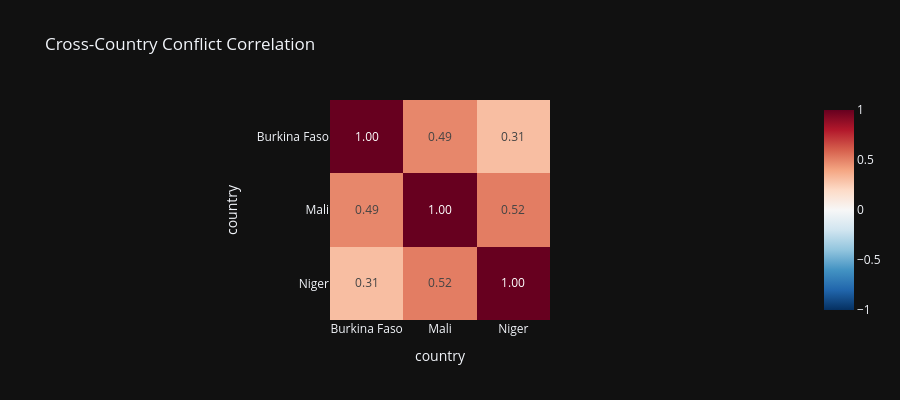

Here is the notebook cell this chart was saved with:
### Markdown cell above
## 5. Cross-Country Correlation
---
Do conflicts in one Sahel country influence conflict levels in neighboring countries?

We compute the **Pearson correlation** between monthly incident counts across 
the three countries. A high positive correlation suggests that conflict 
dynamics are regionally synchronized — likely driven by the same armed groups 
operating across borders (e.g., JNIM, ISWAP).

**Correlation scale:**
- `> 0.6` → Strong
- `0.3 – 0.6` → Moderate  
- `< 0.3` → Weak

### Code cell
# --- Pivot to wide format: one column per country
monthly_pivot = monthly.pivot(
    index="year_month_dt",
    columns="country",
    values="incidents"
).fillna(0)

# --- Correlation matrix
corr = monthly_pivot.corr()

print("Correlation matrix (monthly incidents):")
print(corr.round(3))

# --- Heatmap
fig5 = px.imshow(
    corr,
    title="Cross-Country Conflict Correlation",
    color_continuous_scale="RdBu_r",
    zmin=-1, zmax=1,
    text_auto=".2f",
    template="plotly_dark",
)
fig5.update_layout(height=400)
fig5.show()

# --- Interpretation
print("\nInterpretation:")
for c1 in corr.columns:
    for c2 in corr.columns:
        if c1 < c2:
            r = corr.loc[c1, c2]
            strength = "strong" if abs(r) > 0.6 else "moderate" if abs(r) > 0.3 else "weak"
            direction = "positive" if r > 0 else "negative"
            print(f"  {c1} <-> {c2}: {r:.3f} ({strength} {direction} correlation)")

### Figure 1 — Plotly figure (JSON) as saved in the notebook; plotly's stock layout.template omitted (floating-point values rounded to 4 significant figures)
{"data": [{"coloraxis": "coloraxis", "hovertemplate": "country: %{x}<br>country: %{y}<br>color: %{z}<extra></extra>", "name": "0", "texttemplate": "%{z:.2f}", "type": "heatmap", "x": ["Burkina Faso", "Mali", "Niger"], "xaxis": "x", "y": ["Burkina Faso", "Mali", "Niger"], "yaxis": "y", "z": [[1, 0.4859, 0.3087], [0.4859, 1, 0.5156], [0.3087, 0.5156, 1]]}], "layout": {"coloraxis": {"cmax": 1, "cmin": -1, "colorscale": [[0, "rgb(5,48,97)"], [0.1, "rgb(33,102,172)"], [0.2, "rgb(67,147,195)"], [0.3, "rgb(146,197,222)"], [0.4, "rgb(209,229,240)"], [0.5, "rgb(247,247,247)"], [0.6, "rgb(253,219,199)"], [0.7, "rgb(244,165,130)"], [0.8, "rgb(214,96,77)"], [0.9, "rgb(178,24,43)"], [1, "rgb(103,0,31)"]]}, "height": 400, "title": {"text": "Cross-Country Conflict Correlation"}, "xaxis": {"anchor": "y", "constrain": "domain", "domain": [0, 1], "scaleanchor": "y", "title": {"text": "country"}}, "yaxis": {"anchor": "x", "autorange": "reversed", "constrain": "domain", "domain": [0, 1], "title": {"text": "country"}}}}
